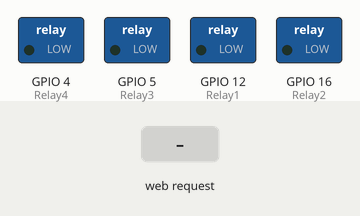
This sketch was run on a simulated ESP8266 (NodeMCU). On the bench: switched loads named in the sketch (green lamp = pin HIGH). Inputs (shaded band) come from the test bench. WiFi joins after 1.5 s; servers stay silent unless stated; what the sketch prints to the serial monitor is not drawn.

Above: at 2.7 s.
2.8 s: HTTP request GET /5/on received
At 3.9 s:
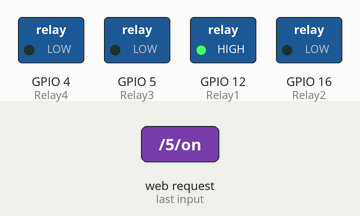
4.3 s: HTTP request GET /0/on received
At 5.1 s:
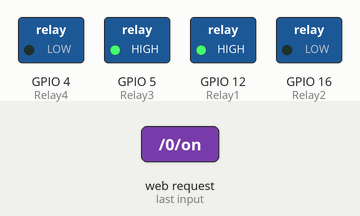
5.8 s: HTTP request GET /5/off received
At 6.2 s:
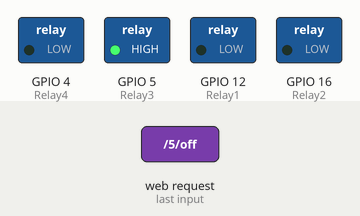
7.3 s: HTTP request GET /4/on received
At 8.5 s:
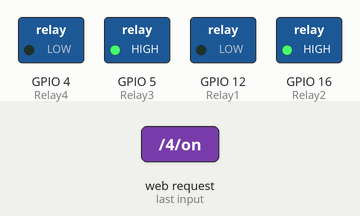
8.8 s: HTTP request GET /0/off received
At 9.7 s:
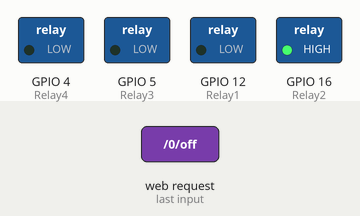
10.3 s: HTTP request GET /2/on received
At 10.8 s:
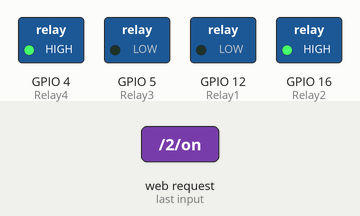
Timing chart, 0 to 12.8 s (numbered marks = the images above; inputs shaded):
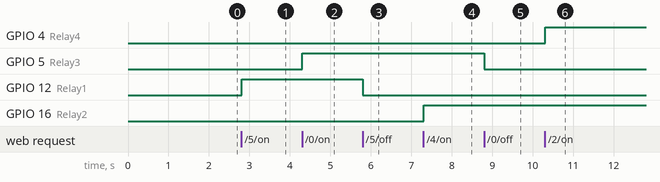

Measured:
- after the input at 2.8 s, GPIO 12 (Relay1): LOW → HIGH at once
- after the input at 4.3 s, GPIO 5 (Relay3): LOW → HIGH at once
- after the input at 5.8 s, GPIO 12 (Relay1): HIGH → LOW at once
- after the input at 7.3 s, GPIO 16 (Relay2): LOW → HIGH at once
- after the input at 8.8 s, GPIO 5 (Relay3): HIGH → LOW at once
- after the input at 10.3 s, GPIO 4 (Relay4): LOW → HIGH at once

The sketch:

home_atomation.ino
```cpp
#include <ESP8266WiFi.h>

// Replace with your network credentials
const char* ssid     = "realme 9 Pro+";  //WIFI Name
const char* password = "11111111";  //WIFI Password

// Set web server port number to 80
WiFiServer server(80);

// Variable to store the HTTP request
String header;

// Auxiliar variables to store the current output state
String Relay1State = "off";
String Relay2State = "off";
String Relay3State = "off";
String Relay4State = "off";

// Assign output variables to Relay pins
const int Relay1 = 12; //D6
const int Relay2 = 16; //D0
const int Relay3 = 5;  //D1
const int Relay4 = 4;  //D2

// Current time
unsigned long currentTime = millis();
// Previous time
unsigned long previousTime = 0;
// Define timeout time in milliseconds (example: 2000ms = 2s)
const long timeoutTime = 2000;

void setup() {
  Serial.begin(115200);
  // Initialize the output variables as outputs
  pinMode(Relay1, OUTPUT);
  pinMode(Relay2, OUTPUT);
  pinMode(Relay3, OUTPUT);
  pinMode(Relay4, OUTPUT);
  // Set outputs to LOW
  digitalWrite(Relay1, LOW);
  digitalWrite(Relay2, LOW);
  digitalWrite(Relay3, LOW);
  digitalWrite(Relay4, LOW);

  // Connect to Wi-Fi network with SSID and password
  Serial.print("Connecting to ");
  Serial.println(ssid);
  WiFi.begin(ssid, password);
  while (WiFi.status() != WL_CONNECTED) {
    delay(500);
    Serial.print(".");
  }
  // Print local IP address and start web server
  Serial.println("");
  Serial.println("WiFi connected.");
  Serial.println("IP address: ");
  Serial.println(WiFi.localIP());
  server.begin();
}

void loop(){
  WiFiClient client = server.available();   // Listen for incoming clients

  if (client) {                             // If a new client connects,
    Serial.println("New Client.");          // print a message out in the serial port
    String currentLine = "";                // make a String to hold incoming data from the client
    currentTime = millis();
    previousTime = currentTime;
    while (client.connected() && currentTime - previousTime <= timeoutTime) { // loop while the client's connected
      currentTime = millis();
      if (client.available()) {             // if there's bytes to read from the client,
        char c = client.read();             // read a byte, then
        Serial.write(c);                    // print it out the serial monitor
        header += c;
        if (c == '\n') {                    // if the byte is a newline character
          // if the current line is blank, you got two newline characters in a row.
          // that's the end of the client HTTP request, so send a response:
          if (currentLine.length() == 0) {
            // HTTP headers always start with a response code (e.g. HTTP/1.1 200 OK)
            // and a content-type so the client knows what's coming, then a blank line:
            client.println("HTTP/1.1 200 OK");
            client.println("Content-type:text/html");
            client.println("Connection: close");
            client.println();

            // turns the Relays on and off
            if (header.indexOf("GET /5/on") >= 0) {
              Serial.println("Relay 5 on");
              Relay1State = "on";
              digitalWrite(Relay1, HIGH);
            } else if (header.indexOf("GET /5/off") >= 0) {
              Serial.println("Relay 5 off");
              Relay1State = "off";
              digitalWrite(Relay1, LOW);
            } else if (header.indexOf("GET /4/on") >= 0) {
              Serial.println("Relay 4 on");
              Relay2State = "on";
              digitalWrite(Relay2, HIGH);
            } else if (header.indexOf("GET /4/off") >= 0) {
              Serial.println("Relay 4 off");
              Relay2State = "off";
              digitalWrite(Relay2, LOW);
            }
            else if (header.indexOf("GET /0/on") >= 0) {
              Serial.println("Relay 0 off");
              Relay3State = "on";
              digitalWrite(Relay3, HIGH);
            }
            else if (header.indexOf("GET /0/off") >= 0) {
              Serial.println("Relay 0 off");
              Relay3State = "off";
              digitalWrite(Relay3, LOW);
            }
            else if (header.indexOf("GET /2/on") >= 0) {
              Serial.println("Relay 2 off");
              Relay4State = "on";
              digitalWrite(Relay4, HIGH);
            }
            else if (header.indexOf("GET /2/off") >= 0) {
              Serial.println("Relay 2 off");
              Relay4State = "off";
              digitalWrite(Relay4, LOW);
            }

            // Display the HTML web page
            client.println("<!DOCTYPE html><html>");
            client.println("<head><meta name=\"viewport\" content=\"width=device-width, initial-scale=1\">");
            client.println("<link rel=\"icon\" href=\"data:,\">");
            // CSS to style the on/off buttons
            // Feel free to change the background-color and font-size attributes to fit your preferences
            client.println("<style>html { font-family: Playfair Display Black; display: inline-block; margin: 0px auto; text-align: center;}");
            client.println(".button { background-color: #52527a; border: none; color: white; padding: 16px 40px;");
            client.println("text-decoration: none; font-size: 30px; margin: 2px; cursor: pointer;}");
            client.println(".button2 {background-color: #d1d1e0;}</style></head>");

            // Web Page Heading
            client.println("<body><h1>Smart Home Automation Webserver WOC</h1>");

            // Display current state, and ON/OFF buttons for Relay 5
            client.println("<p>Relay 1 - State " + Relay1State + "</p>");
            // If the Relay1State is off, it displays the ON button
            if (Relay1State=="off") {
              client.println("<p><a href=\"/5/on\"><button class=\"button\">ON</button></a></p>");
            } else {
              client.println("<p><a href=\"/5/off\"><button class=\"button button2\">OFF</button></a></p>");
            }

            // Display current state, and ON/OFF buttons for Relay 4
            client.println("<p>Relay 2 - State " + Relay2State + "</p>");
            // If the Relay2State is off, it displays the ON button
            if (Relay2State=="off") {
              client.println("<p><a href=\"/4/on\"><button class=\"button\">ON</button></a></p>");
            } else {
              client.println("<p><a href=\"/4/off\"><button class=\"button button2\">OFF</button></a></p>");
            }

            // Display current state, and ON/OFF buttons for Relay 0
            client.println("<p>Relay 3 - State " + Relay3State + "</p>");
            // If the Relay3State is off, it displays the ON button
            if (Relay3State=="off") {
              client.println("<p><a href=\"/0/on\"><button class=\"button\">ON</button></a></p>");
            } else {
              client.println("<p><a href=\"/0/off\"><button class=\"button button2\">OFF</button></a></p>");
            }

            // Display current state, and ON/OFF buttons for Relay 4
            client.println("<p>Relay 4 - State " + Relay4State + "</p>");
            // If the Relay4State is off, it displays the ON button
            if (Relay4State=="off") {
              client.println("<p><a href=\"/2/on\"><button class=\"button\">ON</button></a></p>");
            } else {
              client.println("<p><a href=\"/2/off\"><button class=\"button button2\">OFF</button></a></p>");
            }
            client.println("</body></html>");

            // The HTTP response ends with another blank line
            client.println();
            // Break out of the while loop
            break;
          } else { // if you got a newline, then clear currentLine
            currentLine = "";
          }
        } else if (c != '\r') {  // if you got anything else but a carriage return character,
          currentLine += c;      // add it to the end of the currentLine
        }
      }
    }
    // Clear the header variable
    header = "";
    // Close the connection
    client.stop();
    Serial.println("Client disconnected.");
    Serial.println("");
  }
}
```
